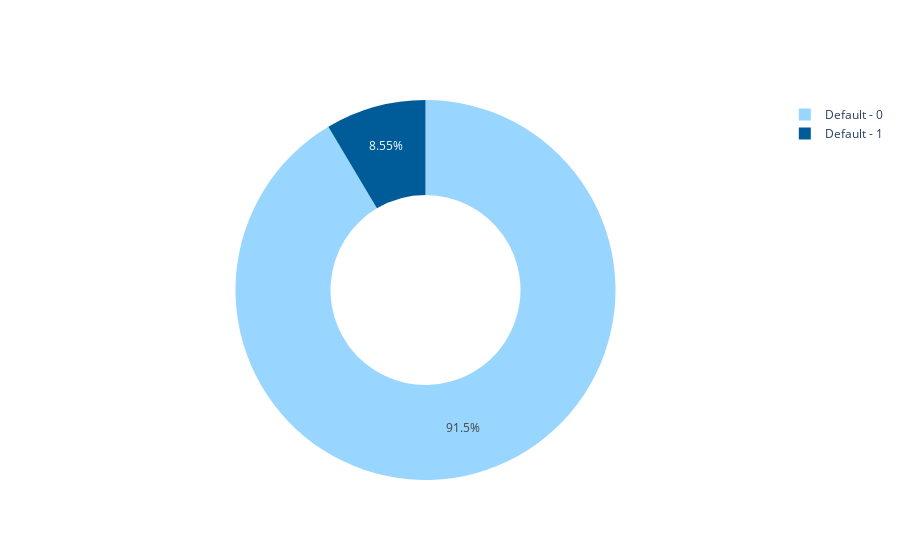

Write notebook code for a chart like this one.
### Code cell
# Class distribution
labels = ["Default - 0", "Default - 1"]
values = np.bincount(y_train)

print(X_train.shape, y_train.shape)
print(np.bincount(y_train))

donut = go.Figure(data=[go.Pie(labels=labels, values=values, hole=.5, marker_colors=["rgb(153, 214, 255)", "rgb(0, 92, 153)"])])
donut.show()

### Figure 1 — Plotly figure (JSON) as saved in the notebook; plotly's stock layout.template omitted (floating-point values rounded to 4 significant figures)
{"data": [{"hole": 0.5, "labels": ["Default - 0", "Default - 1"], "marker": {"colors": ["rgb(153, 214, 255)", "rgb(0, 92, 153)"]}, "type": "pie", "values": [10178, 951]}], "layout": {}}
